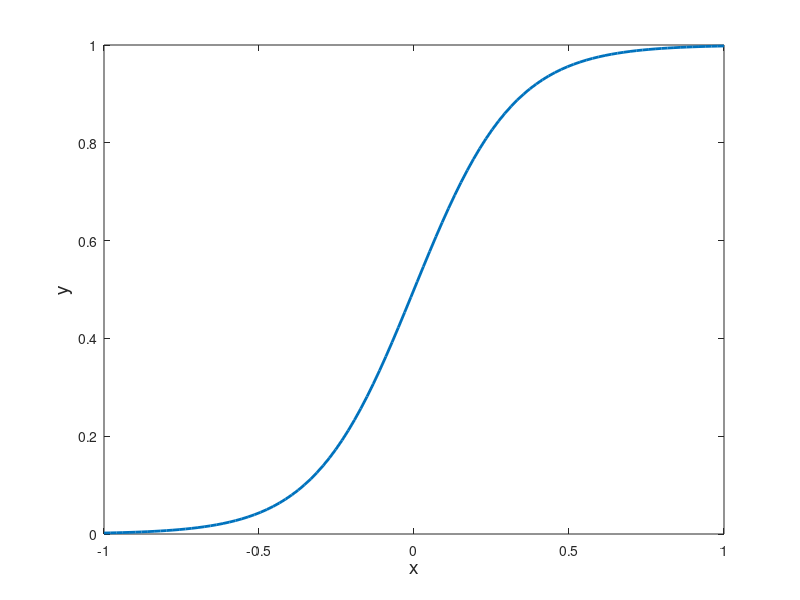

Write MATLAB code to recreate this figure.
clear all
close all
clc

N = 100;

x = linspace(-1, 1, N);

y = 1 ./ (1+exp(-6.2 * x)); 

figure                 
set(gca, 'FontSize', 14)
plot(x, y, 'LineWidth', 2)
xlabel('x', 'FontSize', 14)
ylabel('y', 'FontSize', 14)